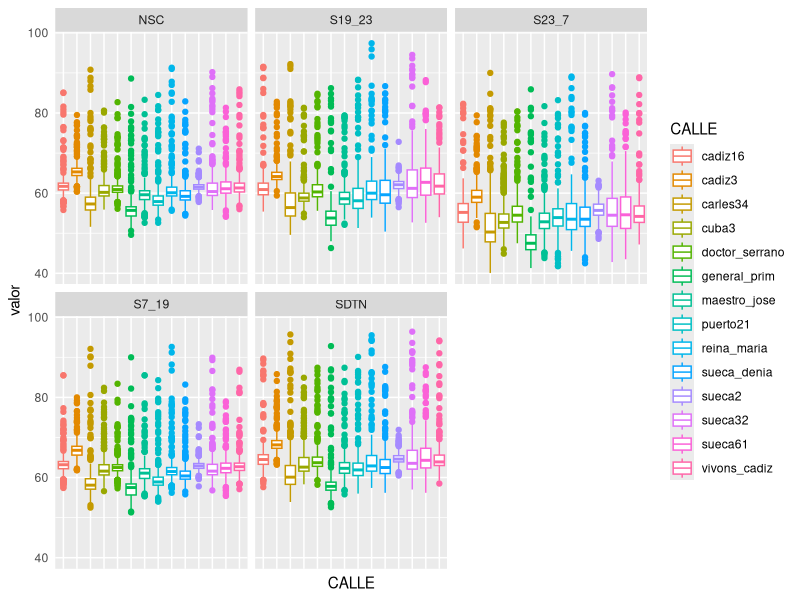
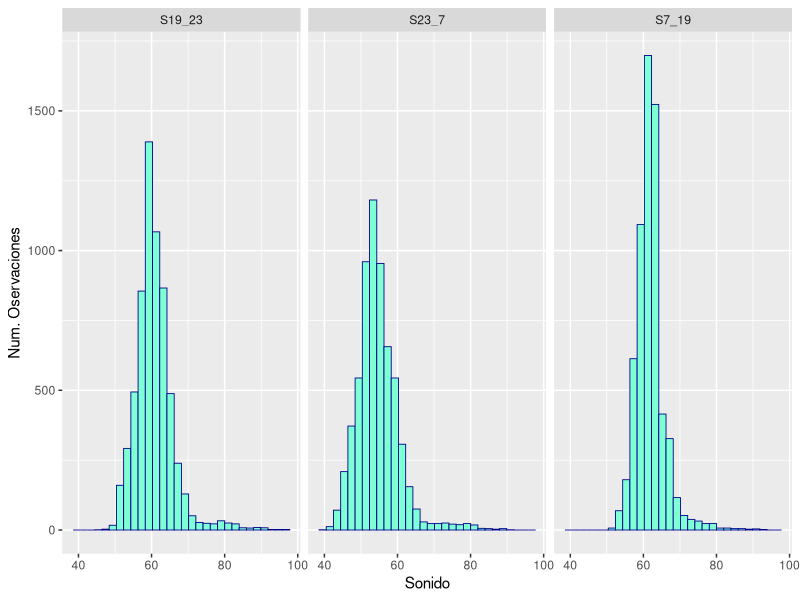
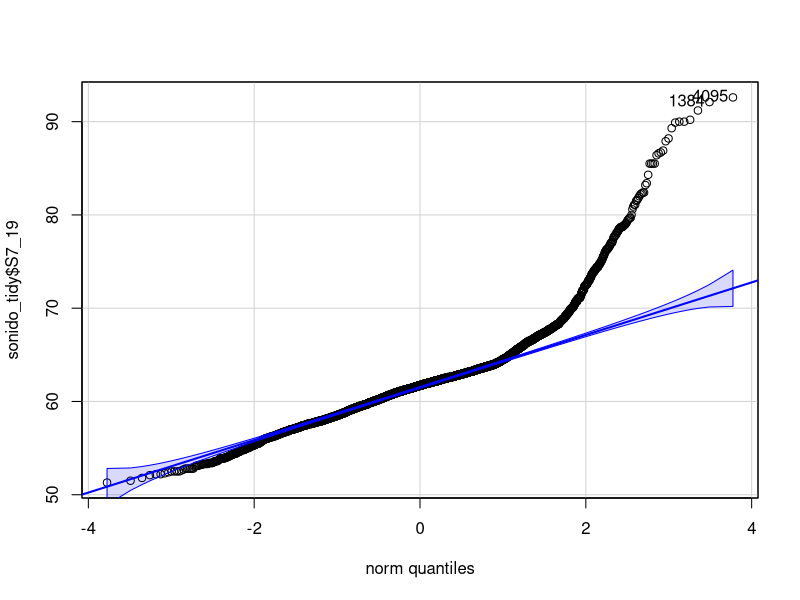
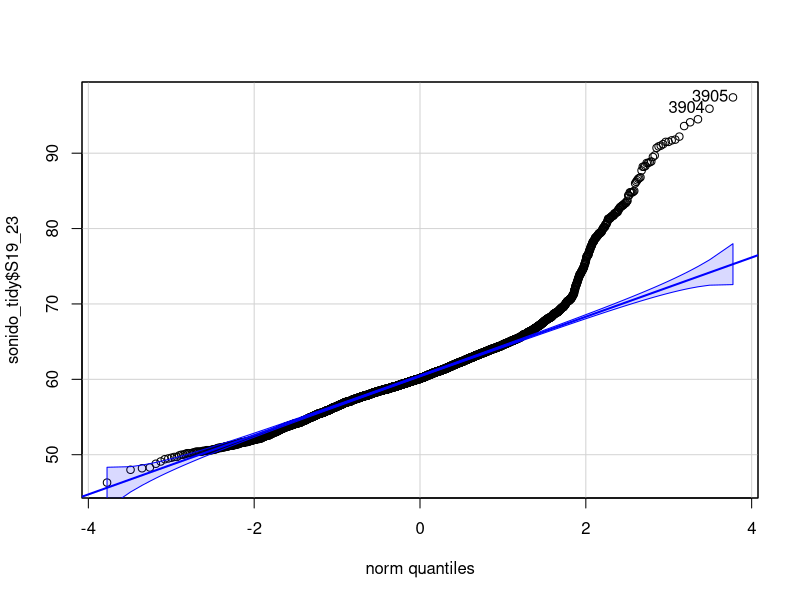
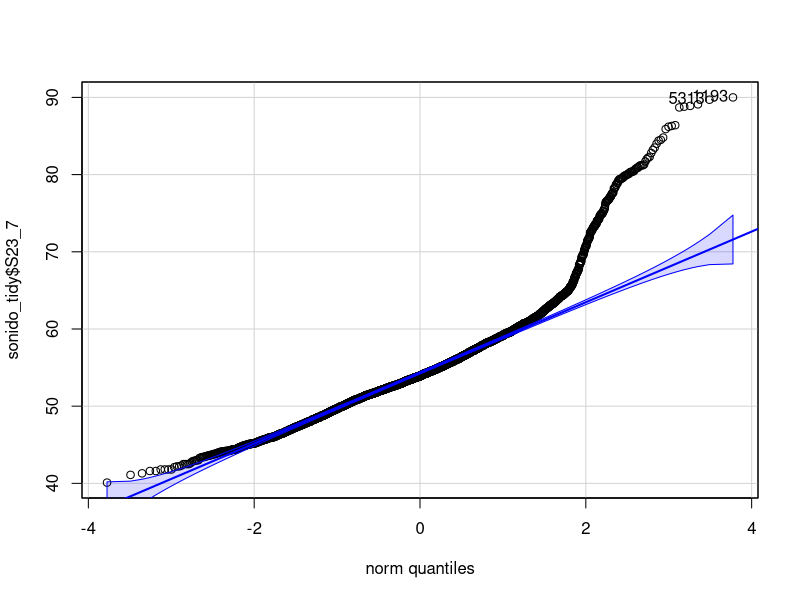
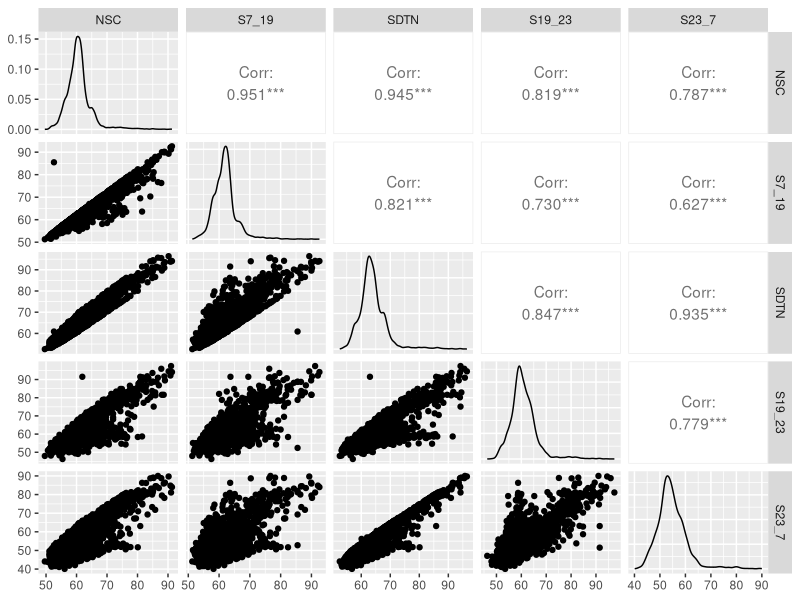
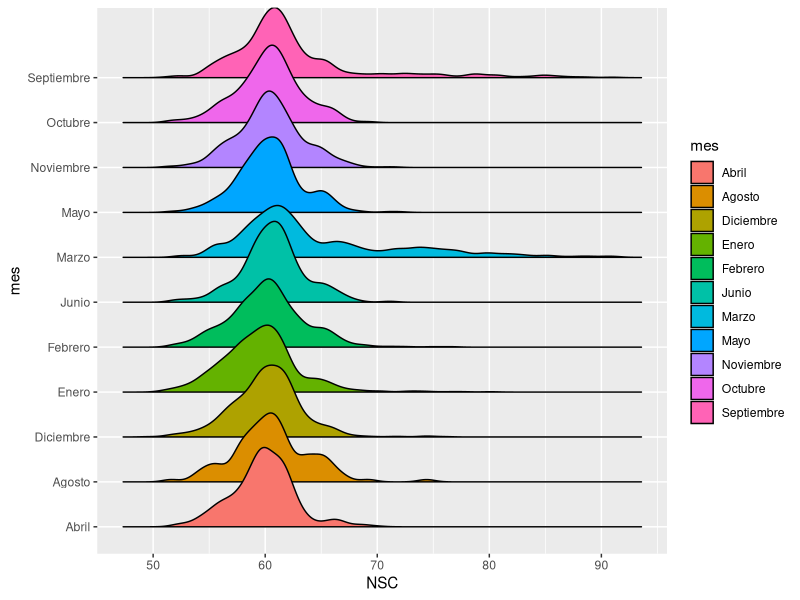
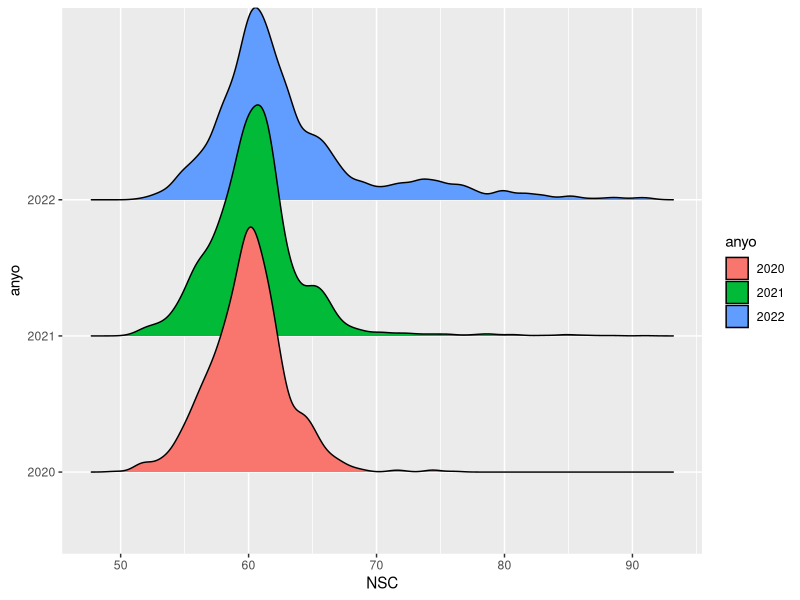

Generate these figures, in order, with R:
## ---- chunk 1


# CONFIGURACIÓN GENERAL
library(knitr)
options(width = 100)
rm(list=ls())

# Opciones generales de los chucks. Se utilizarán salvo cambios en el chunk
opts_chunk$set(echo=T, message = F, error = F, warning = F, comment = NA, fig.align = 'center', dpi = 200, tidy = F, cache.path = '.cache/', fig.path = './figura/')

# Opciones generales de dígitos cuando se incluyen tablas
#options(xtable.type = 'html')
knit_hooks$set(inline = function(x) {
  
  if(is.numeric(x)) {
    round(x, getOption('digits'))
  } else {
    paste(as.character(x), collapse = ', ')
  }
})
## ---- chunk 2

# Especificamos las librerías necesarias en esta lista

packages = c("tidyverse","knitr",'readr','lubridate','dplyr','tidyr', 'ggplot2', 'GGally', 'car','e1071', 'ggridges')

#use this function to check if each package is on the local machine
#if a package is installed, it will be loaded
#if any are not, the missing package(s) will be installed and loaded
package.check <- lapply(packages, FUN = function(x) {
  if (!require(x, character.only = TRUE)) {
    install.packages(x, dependencies = TRUE,repos='http://cran.rediris.es')
  }
  library(x, character.only = TRUE)
})

#verify they are loaded
search()

## ---- chunk 3
library(readr)
cadiz3 <- read_csv("data/cadiz3.csv", col_types = cols
                   (dateObserved = col_date(format = "%Y-%m-%d")))
cadiz3 <- cadiz3 %>% mutate(calle = "cadiz3")
cadiz16 <- read_csv("data/cadiz16.csv", col_types = cols
                    (dateObserved = col_date(format = "%Y-%m-%d")))
cadiz16 <- cadiz16 %>% mutate(calle = "cadiz16")
carles34 <- read_csv("data/carles34.csv", col_types = cols
                     (dateObserved = col_date(format = "%Y-%m-%d")))
carles34 <- carles34 %>% mutate(calle = "carles34")
cuba3 <- read_csv("data/cuba3.csv", col_types = cols
                  (dateObserved = col_date(format = "%Y-%m-%d")))
cuba3 <- cuba3 %>% mutate(calle = "cuba3")
doctor_serrano <- read_csv("data/doctor_serrano.csv", col_types = cols
                           (dateObserved = col_date(format = "%Y-%m-%d")))
doctor_serrano <- doctor_serrano %>% mutate(calle = "doctor_serrano")
general_prim <- read_csv("data/general_prim.csv", col_types = cols
                         (dateObserved = col_date(format = "%Y-%m-%d")))
general_prim <- general_prim %>% mutate(calle = "general_prim")
maestro_jose <- read_csv("data/maestro_jose.csv", col_types = cols
                         (dateObserved = col_date(format = "%Y-%m-%d")))
maestro_jose <- maestro_jose %>% mutate(calle = "maestro_jose")
puerto21 <- read_csv("data/puerto21.csv", col_types = cols
                     (dateObserved = col_date(format = "%Y-%m-%d")))
puerto21 <- puerto21 %>% mutate(calle = "puerto21")
reina_maria <- read_csv("data/reina_maria.csv", col_types = cols
                        (dateObserved = col_date(format = "%Y-%m-%d")))
reina_maria <- reina_maria %>% mutate(calle = "reina_maria")
sueca2 <- read_csv("data/sueca2.csv", col_types = cols
                   (dateObserved = col_date(format = "%Y-%m-%d")))
sueca2 <- sueca2 %>% mutate(calle = "sueca2")
sueca32 <- read_csv("data/sueca32.csv", col_types = cols
                    (dateObserved = col_date(format = "%Y-%m-%d")))
sueca32 <- sueca32 %>% mutate(calle = "sueca32")
sueca61 <- read_csv("data/sueca61.csv", col_types = cols
                    (dateObserved = col_date(format = "%Y-%m-%d")))
sueca61 <- sueca61 %>% mutate(calle = "sueca61")
sueca_denia <- read_csv("data/sueca-denia.csv", col_types = cols
                        (dateObserved = col_date(format = "%Y-%m-%d")))
sueca_denia <- sueca_denia %>% mutate(calle = "sueca_denia")
vivons_cadiz <- read_csv("data/vivons_cadiz.csv", col_types = cols
                         (dateObserved = col_date(format = "%Y-%m-%d")))
vivons_cadiz <- vivons_cadiz %>% mutate(calle = "vivons_cadiz")


## ---- chunk 4
library(dplyr)
sonido_tidy<-bind_rows(cadiz16, cadiz3, carles34, cuba3, 
                       doctor_serrano, general_prim, maestro_jose, 
                       puerto21, reina_maria, sueca_denia,sueca2, 
                       sueca32, sueca61, vivons_cadiz)

sonido_tidy <- sonido_tidy %>% select(6:12)
head(sonido_tidy)
tail(sonido_tidy)
## ---- chunk 5
variables <- c("NSC", "S7_19", "SDTN", "S19_23", "S23_7",  "Fecha", "CALLE")
names(sonido_tidy) <- variables
summary(sonido_tidy)
## ---- chunk 6
sonido_tidy$Fecha <- ymd(sonido_tidy$Fecha)
sonido_tidy$CALLE <- as.factor(sonido_tidy$CALLE)
class(sonido_tidy$Fecha)
class(sonido_tidy$CALLE)
## ---- chunk 7
sonido_tidy%>% filter(S19_23 == Inf|S7_19 == Inf) 
## ---- chunk 8
maximo <- sonido_tidy %>%
  filter(CALLE == 'cadiz16'& S19_23 != Inf) %>%
  select(S19_23) %>% max()
sonido_tidy$S19_23[sonido_tidy$S19_23==Inf] <- maximo
maximo <- sonido_tidy%>%
  filter(CALLE == 'maestro_jose'& S7_19 != Inf) %>%
  select(S7_19) %>% max()
sonido_tidy$S7_19[sonido_tidy$S7_19==Inf] <- maximo
## ---- chunk 9
t1 <- sonido_tidy %>%
  pivot_longer(names_to = "sonido", values_to = "valor", NSC:S23_7)

ggplot(t1, aes(x = CALLE, y = valor, col = CALLE)) + geom_boxplot() + 
  theme(axis.text.x = element_blank(), axis.ticks = element_blank()) +
  facet_wrap(~sonido)

## ---- chunk 10
sonido_tidy %>% select(S7_19,S19_23,S23_7) %>%
  pivot_longer(names_to = 'horas', values_to = 'sonido',S7_19:S23_7) %>%
  group_by(horas) %>%  ggplot(aes(x = sonido)) +
  geom_histogram(fill = "aquamarine", colour = "darkblue", size = .3) +
  scale_y_continuous( name = "Num. Oservaciones" ) +
  scale_x_continuous( name = "Sonido" ) +
  facet_wrap(~horas)

qqPlot(sonido_tidy$S7_19)
qqPlot(sonido_tidy$S19_23)
qqPlot(sonido_tidy$S23_7)

## ---- chunk 11
sonido_tidy %>% select(NSC:S23_7) %>% ggpairs()

s1 <- sonido_tidy %>% select(NSC:S23_7)
cor(s1, method = "spearman")
cor(s1, method = "pearson")

## ---- chunk 12
tabla <- sonido_tidy %>% select(NSC:S23_7)  %>%
  pivot_longer(names_to =  'tipo',values_to= 'sonido',NSC:S23_7) %>%
  group_by(tipo) %>% 
  summarise(across(everything(),list(
    mean=~mean(.,na.rm=TRUE),
    length=~length(.),
    q25=~quantile(.,0.25),
    mediana=~quantile(.,0.5),
    q75=~quantile(.,0.75),
    sd=~sd(.,na.rm=TRUE),
    skewness=~skewness(.,na.rm=TRUE),
    kurtosis=~kurtosis(.,na.rm=TRUE)))) 
names(tabla) = c("tipo" ,"mean","length","q25","mediana" , "q75","sd","skewness" ,"kurtosis") 
tabla 

## ---- chunk 13
sonido_tidy %>%
  gather(key = "horario", value = "nivel_sonido", c(S7_19,S19_23,S23_7)) %>%
  group_by(horario) %>%
  summarise(Nivel_sonoro_continuo_medio_maximo = mean(nivel_sonido)) %>%
  filter(Nivel_sonoro_continuo_medio_maximo ==
           max(Nivel_sonoro_continuo_medio_maximo))

sonido_tidy %>%
  gather(key = "horario", value = "nivel_sonido", c(S7_19,S19_23,S23_7)) %>%
  group_by(horario) %>%
  summarise(Nivel_sonoro_continuo_medio_minimo = mean(nivel_sonido)) %>%
  filter(Nivel_sonoro_continuo_medio_minimo ==
           min(Nivel_sonoro_continuo_medio_minimo))
## ---- chunk 14
meses<- sonido_tidy %>% filter(month(Fecha)== 1) %>% mutate(mes = 'Enero')
meses<- sonido_tidy %>% filter(month(Fecha)== 2) %>% mutate(mes = 'Febrero') %>% union(meses)
meses<- sonido_tidy %>% filter(month(Fecha)== 3) %>% mutate(mes = 'Marzo') %>% union(meses)
meses<- sonido_tidy %>% filter(month(Fecha)== 4) %>% mutate(mes = 'Abril') %>% union(meses)
meses<- sonido_tidy %>% filter(month(Fecha)== 5) %>% mutate(mes = 'Mayo')%>% union(meses)
meses<- sonido_tidy %>% filter(month(Fecha)== 6) %>% mutate(mes = 'Junio')%>% union(meses)
meses<- sonido_tidy %>% filter(month(Fecha)== 7) %>% mutate(mes = 'Julio')%>% union(meses)
meses<- sonido_tidy %>% filter(month(Fecha)== 8) %>% mutate(mes = 'Agosto')%>% union(meses)
meses<- sonido_tidy %>% filter(month(Fecha)== 9) %>% mutate(mes = 'Septiembre')%>% union(meses)
meses<- sonido_tidy %>% filter(month(Fecha)== 10) %>% mutate(mes = 'Octubre')%>% union(meses)
meses<- sonido_tidy %>% filter(month(Fecha)== 11) %>% mutate(mes = 'Noviembre')%>% union(meses)
meses<- sonido_tidy %>% filter(month(Fecha)== 12) %>% mutate(mes = 'Diciembre')%>% union(meses)

## ---- chunk 15
tabla <- meses %>% group_by(mes) %>%  select(NSC)  %>%
  summarise(across(everything(),list(
    mean=~mean(.,na.rm=TRUE),
    length=~length(.),
    q25=~quantile(.,0.25),
    mediana=~quantile(.,0.5),
    q75=~quantile(.,0.75),
    sd=~sd(.,na.rm=TRUE),
    skewness=~skewness(.,na.rm=TRUE),
    kurtosis=~kurtosis(.,na.rm=TRUE)))) 
names(tabla) = c("mes" ,"mean","length","q25","mediana" , "q75","sd","skewness" ,"kurtosis") 
tabla 
## ---- chunk 16
meses %>% ggplot( aes(x = NSC, y = mes, fill = mes)) +
  geom_density_ridges2()
## ---- chunk 17
meses %>% group_by(mes) %>%
  summarise(bajo = mean(NSC)) %>% 
  filter(bajo == min(bajo))

meses %>% group_by(mes) %>%
  summarise(alto = mean(NSC)) %>% 
  filter(alto == max(alto))
## ---- chunk 18
sonido_anyo<- sonido_tidy %>% filter(year(Fecha)== 2020) %>% mutate(anyo = '2020')
sonido_anyo<- sonido_tidy %>% filter(year(Fecha)== 2021) %>% mutate(anyo = '2021') %>% union(sonido_anyo)
sonido_anyo<- sonido_tidy %>% filter(year(Fecha)== 2022) %>% mutate(anyo = '2022') %>% union(sonido_anyo)
## ---- chunk 19
tabla <- sonido_anyo %>% group_by(anyo) %>%  select(NSC)  %>%
  summarise(across(everything(),list(
    mean=~mean(.,na.rm=TRUE),
    length=~length(.),
    q25=~quantile(.,0.25),
    mediana=~quantile(.,0.5),
    q75=~quantile(.,0.75),
    sd=~sd(.,na.rm=TRUE),
    skewness=~skewness(.,na.rm=TRUE),
    kurtosis=~kurtosis(.,na.rm=TRUE)))) 
names(tabla) = c("anyo" ,"mean","length","q25","mediana" , "q75","sd","skewness" ,"kurtosis") 
tabla 

sonido_anyo %>% ggplot( aes(x = NSC, y = anyo,fill=anyo)) +
  geom_density_ridges()
## ---- chunk 20
sonido_anyo %>% group_by(anyo) %>%
  summarise(bajo = mean(NSC)) %>% 
  filter(bajo == min(bajo))

sonido_anyo %>% group_by(anyo) %>%
  summarise(alto = mean(NSC)) %>% 
  filter(alto == max(alto))
## ---- chunk 21
sonido_tidy %>% group_by(CALLE) %>%
  summarise(Nivel_sonoro_continuo_medio_maximo = mean(NSC)) %>%
  filter(Nivel_sonoro_continuo_medio_maximo ==
           max(Nivel_sonoro_continuo_medio_maximo))

sonido_tidy %>% group_by(CALLE) %>%
  summarise(Nivel_sonoro_continuo_medio_minimo = mean(NSC)) %>%
  filter(Nivel_sonoro_continuo_medio_minimo ==
           min(Nivel_sonoro_continuo_medio_minimo))
## ---- chunk 22
sonido_tidy %>%
  group_by(CALLE) %>%
  summarise(Nivel_sonoro_continuo_maximo = max(NSC)) %>%
  filter(Nivel_sonoro_continuo_maximo ==
           max(Nivel_sonoro_continuo_maximo))

sonido_tidy %>%
  group_by(CALLE) %>%
  summarise(Nivel_sonoro_continuo_minimo = min(NSC)) %>%
  filter(Nivel_sonoro_continuo_minimo == 
           min(Nivel_sonoro_continuo_minimo))
## ---- chunk 23
csueca32_puri21<- sonido_tidy %>% filter(CALLE == 'sueca32'| CALLE == 'puerto21' )
csueca2_vivons<- sonido_tidy %>% filter(CALLE == 'sueca2'| CALLE == 'sueca_denia' )
creina_carlos <- sonido_tidy %>% filter(CALLE == 'carles34'| CALLE == 'reina_maria')
cdoctor_cadiz3 <- sonido_tidy %>% filter(CALLE == 'cadiz3'| CALLE == 'doctor_serrano')
## ---- chunk 24
ggplot(csueca32_puri21, aes(x = Fecha, y = NSC,col='blue')) +
  geom_line(aes(xend = lead(Fecha), yend = lead(NSC))) +
  facet_wrap(~CALLE) + theme(axis.text.x = element_blank(),
                             axis.ticks = element_blank())
## ---- chunk 25
ggplot(csueca2_vivons, aes(x = Fecha, y = NSC,col='blue')) +
  geom_line(aes(xend = lead(Fecha), yend = lead(NSC))) +
  facet_wrap(~CALLE) + theme(axis.text.x = element_blank(),
                             axis.ticks = element_blank())
## ---- chunk 26
ggplot(creina_carlos, aes(x = Fecha, y = NSC,col='blue')) +
  geom_line(aes(xend = lead(Fecha), yend = lead(NSC))) +
  facet_wrap(~CALLE) + theme(axis.text.x = element_blank(),
                             axis.ticks = element_blank())
## ---- chunk 27
ggplot(cdoctor_cadiz3, aes(x = Fecha, y = NSC,col='blue')) +
  geom_line(aes(xend = lead(Fecha), yend = lead(NSC))) +
  facet_wrap(~CALLE) + theme(axis.text.x = element_blank(),
                             axis.ticks = element_blank())
## ---- chunk 28
navidad <- sonido_tidy %>%
  select(Fecha) %>%
  filter((month(Fecha) == 12 & day(Fecha) >= 24) |
           (month(Fecha) == 1 & day(Fecha) <= 7))
fallas <- sonido_tidy %>%
  select(Fecha) %>%
  filter((year(Fecha) != 2021 & month(Fecha) == 3 &
            day(Fecha) >= 1 & day(Fecha) <= 22 ) |
           (year(Fecha) == 2021 & month(Fecha) == 9 &
              (day(Fecha) >= 1 | day(Fecha) <= 5)))
sonido_tidy_festividad <- sonido_tidy %>%
  mutate(festividad = c(rep(NA,nrow(sonido_tidy))))

for (i in 1:nrow(sonido_tidy)){
  if (sonido_tidy$Fecha[i] %in% navidad$Fecha){
    sonido_tidy_festividad$festividad[i] <- "navidad"
  } else if(sonido_tidy$Fecha[i] %in% fallas$Fecha){
    sonido_tidy_festividad$festividad[i] <- "fallas"
  }
  else{
    sonido_tidy_festividad$festividad[i] <- "ordinario"
  }
}
calles <- c("cadiz16", "cadiz3", "carles34", "cuba3",
            "doctor_serrano", "general_prim", "maestro_jose",
            "puerto21","reina_maria", "sueca_denia","sueca2",
            "sueca32", "sueca61", "vivons_cadiz")

ggplot(sonido_tidy_festividad, aes(x = Fecha, y = NSC, col = festividad)) +
  geom_line(aes(xend = lead(Fecha), yend = lead(NSC))) +
  facet_wrap(~CALLE) + theme(axis.text.x = element_blank(),
                             axis.ticks = element_blank())

## ---- chunk 29
meses %>% filter(mes == "Marzo" & year(Fecha) == 2022) %>% 
  mutate(dia = day(Fecha)) %>% 
  ggplot(aes(x = dia, y = NSC, col = CALLE)) +
  geom_smooth(method = "loess", formula = y ~ x) +
  geom_point() + facet_wrap(~CALLE)
## ---- chunk 30
ggplot(sonido_tidy, aes(x = Fecha, y = NSC,col='blue')) +
  geom_line(aes(xend = lead(Fecha), yend = lead(NSC))) +
  facet_wrap(~CALLE) + theme(axis.text.x = element_blank(),
                             axis.ticks = element_blank())
